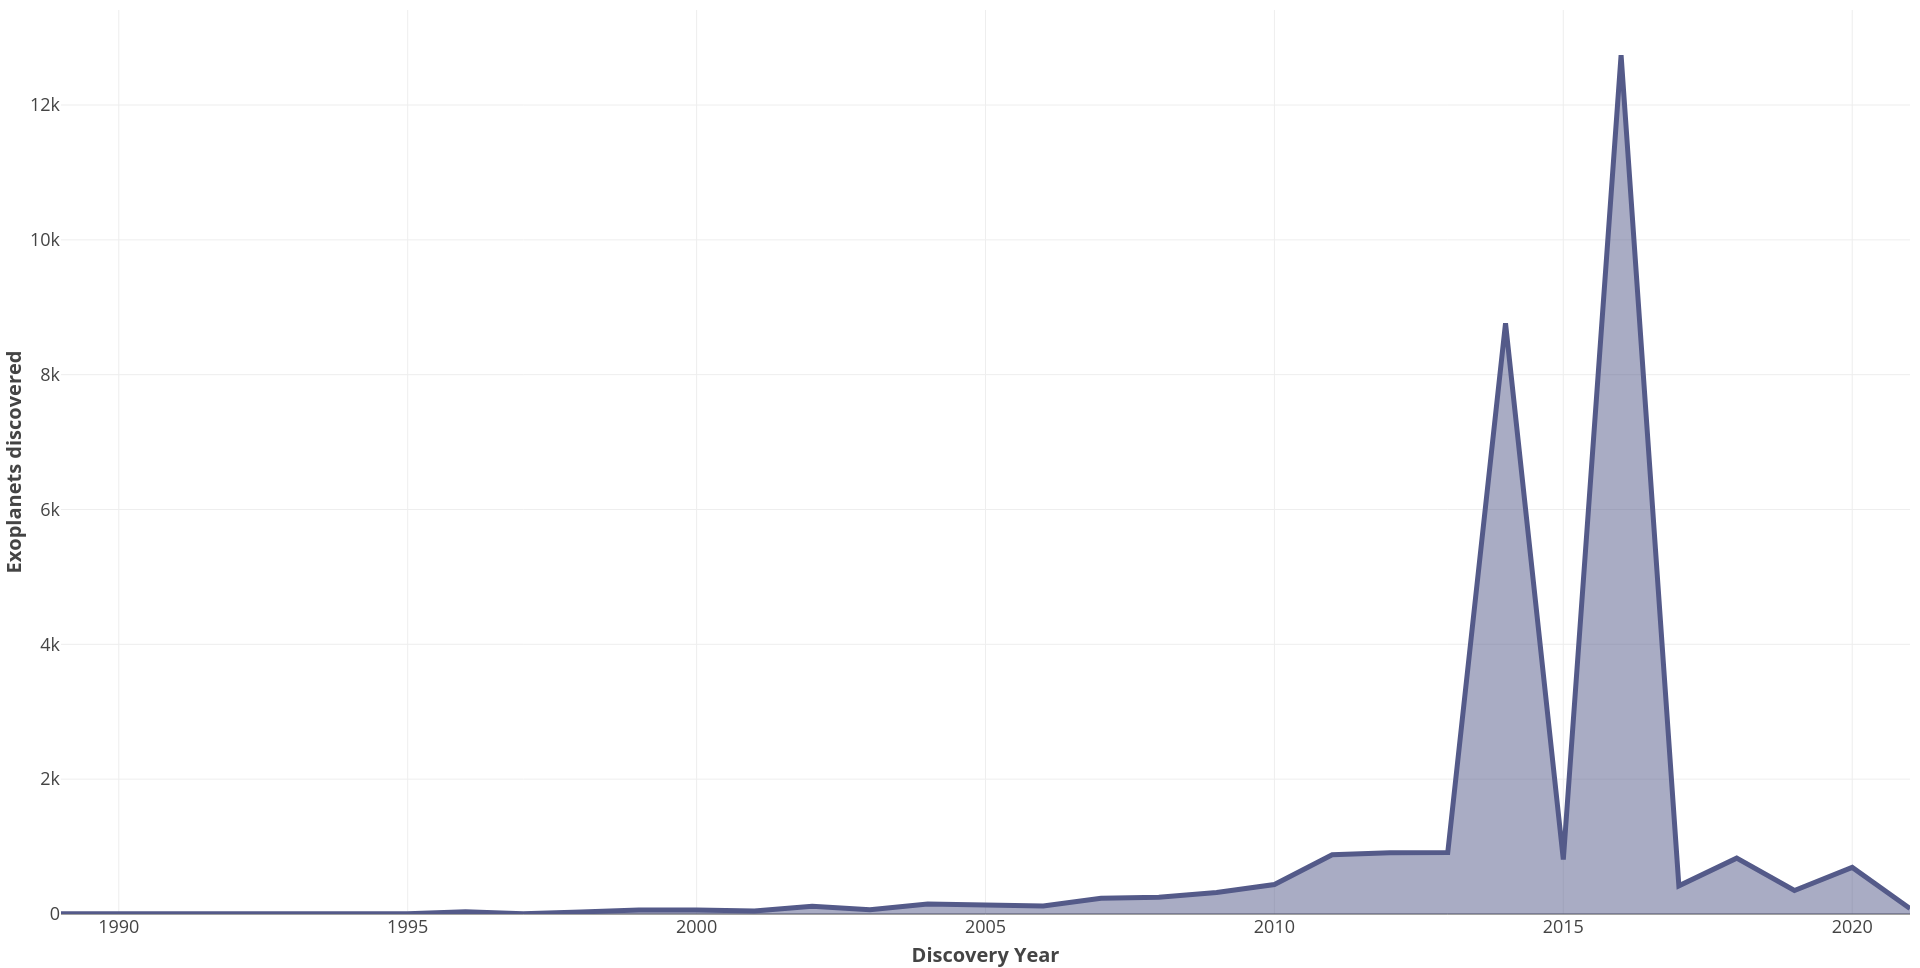

The R source for this figure:

# Paths:
path_data = "data/"
path_lib = "renv/library/R-4.1/x86_64-pc-linux-gnu/"

# Packages:
require(dplyr, lib = path_lib)
require(readr, lib = path_lib)
require(RColorBrewer, lib = path_lib)
require(plotly, lib = path_lib)

# Dataset:
df = readr::read_csv(paste0(path_data, "nasa_exoplanets.csv")) %>%
         as.data.frame()
attr(df, "spec") = NULL
df_varnames = readr::read_csv(paste0(path_data, "nasa_exoplanets_var_names.csv")) %>%
                  as.data.frame()
attr(df_varnames, "spec") = NULL

# Variables:
x_var = "disc_year"
x_var_name = (df_varnames %>%
                 dplyr::filter(var == x_var))$var_name
y_var_name = "Exoplanets discovered"

# Adapt the data:
df_plot = df %>%
              dplyr::group_by(eval(parse(text = x_var))) %>%
              dplyr::summarise(y_var = n()) %>%
              as.data.frame() %>%
              dplyr::rename("x_var" = "eval(parse(text = x_var))")

# Plot:
my_palette = colorRampPalette(c("#111539", "#97A1D9"))

p = plot_ly(
    data = df_plot,
    x = ~x_var,
    y = ~y_var,
    color = my_palette(3)[2],
    colors = my_palette(3)[2],
    type = "scatter",
    mode = "lines",
    fill = "tozeroy",
    line = list(
        width = 5
    ),
    hovertemplate = paste0("<b>", x_var_name, ": %{x} <br> ",
                           y_var_name, ": %{y} </b><extra></extra>")
) %>%
    layout(
        xaxis = list(
            title = paste0("<b>", x_var_name, "</b>"),
            titlefont = list(size = 20),
            tickfont = list(size = 18),
            categoryorder = "array"
        ),
        yaxis = list(
            title = paste0("<b>", y_var_name, "</b>"),
            titlefont = list(size = 20),
            tickfont = list(size = 18)
        ),
        margin = list(
            l = 10,
            r = 10,
            t = 10,
            b = 10
        ),
        hoverlabel = list(font = list(size = 18)),
        showlegend = FALSE
    )

p
